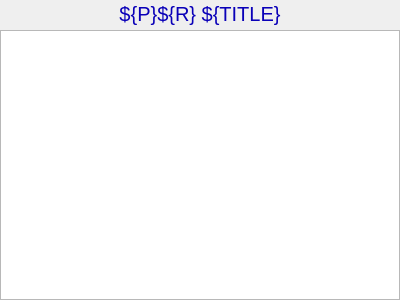
<?xml version="1.0" ?>
<ui version="4.0">
  <class>Dialog</class>
  <widget class="PyDMFrame" name="screen">
    <property name="geometry">
      <rect>
        <x>1095</x>
        <y>344</y>
        <width>400</width>
        <height>300</height>
      </rect>
    </property>
    <property name="minimumSize">
      <size>
        <width>400</width>
        <height>300</height>
      </size>
    </property>
    <property name="styleSheet">
      <string notr="true">PyDMFrame#screen {
  color: rgb(0, 0, 0);
  background-color: rgb(187, 187, 187);
  }</string>
    </property>
    <property name="windowTitle">
      <string>NDPlot</string>
    </property>
    <layout class="QGridLayout" name="gridLayout" columnstretch="400" rowstretch="1,25,4,270">
      <property name="leftMargin">
        <number>0</number>
      </property>
      <property name="topMargin">
        <number>0</number>
      </property>
      <property name="rightMargin">
        <number>0</number>
      </property>
      <property name="bottomMargin">
        <number>0</number>
      </property>
      <property name="horizontalSpacing">
        <number>0</number>
      </property>
      <property name="verticalSpacing">
        <number>0</number>
      </property>
      <item row="3" column="0">
        <widget class="PyDMWaveformPlot" name="cartesian_plot">
          <property name="geometry">
            <rect>
              <x>0</x>
              <y>30</y>
              <width>400</width>
              <height>270</height>
            </rect>
          </property>
          <property name="sizePolicy">
            <sizepolicy hsizetype="Ignored" vsizetype="Ignored">
              <horstretch>0</horstretch>
              <verstretch>0</verstretch>
            </sizepolicy>
          </property>
          <property name="toolTip">
            <string>cartesian_plot</string>
          </property>
          <property name="title" stdset="0">
            <string>$(TITLE)</string>
          </property>
          <property name="xLabels">
            <stringlist>
              <string>${XLABEL}</string>
            </stringlist>
          </property>
          <property name="yLabels">
            <stringlist>
              <string>${YLABEL}</string>
            </stringlist>
          </property>
          <property name="curves" stdset="0">
            <stringlist>
              <string>{&quot;name&quot;: &quot;curve 1&quot;, &quot;y_channel&quot;: &quot;ca://${P}${R}${DATA}&quot;, &quot;color&quot;: &quot;#000000&quot;, &quot;lineStyle&quot;: 1, &quot;lineWidth&quot;: 1, &quot;symbolSize&quot;: 10, &quot;redraw_mode&quot;: 2, &quot;block_size&quot;: 1200, &quot;x_channel&quot;: null}</string>
            </stringlist>
          </property>
          <property name="autoRangeX" stdset="0">
            <bool>true</bool>
          </property>
          <property name="autoRangeY" stdset="0">
            <bool>true</bool>
          </property>
          <property name="axisColor" stdset="0">
            <color>
              <red>0</red>
              <green>0</green>
              <blue>0</blue>
            </color>
          </property>
          <property name="backgroundColor" stdset="0">
            <color>
              <red>115</red>
              <green>223</green>
              <blue>255</blue>
            </color>
          </property>
        </widget>
      </item>
      <item row="0" column="0" rowspan="2">
        <widget class="PyDMDrawingRectangle" name="rectangle">
          <property name="geometry">
            <rect>
              <x>0</x>
              <y>0</y>
              <width>400</width>
              <height>26</height>
            </rect>
          </property>
          <property name="sizePolicy">
            <sizepolicy hsizetype="Ignored" vsizetype="Ignored">
              <horstretch>0</horstretch>
              <verstretch>0</verstretch>
            </sizepolicy>
          </property>
          <property name="brush" stdset="0">
            <brush brushstyle="SolidPattern">
              <color alpha="255">
                <red>218</red>
                <green>218</green>
                <blue>218</blue>
              </color>
            </brush>
          </property>
          <property name="penStyle" stdset="0">
            <enum>Qt::SolidLine</enum>
          </property>
          <property name="penColor" stdset="0">
            <color>
              <red>218</red>
              <green>218</green>
              <blue>218</blue>
            </color>
          </property>
          <property name="penWidth" stdset="0">
            <double>0</double>
          </property>
          <property name="penCapStyle" stdset="0">
            <enum>Qt::FlatCap</enum>
          </property>
          <property name="toolTip">
            <string>rectangle</string>
          </property>
        </widget>
      </item>
      <item row="1" column="0">
        <widget class="QLabel" name="text">
          <property name="geometry">
            <rect>
              <x>0</x>
              <y>1</y>
              <width>400</width>
              <height>25</height>
            </rect>
          </property>
          <property name="sizePolicy">
            <sizepolicy hsizetype="Ignored" vsizetype="Ignored">
              <horstretch>0</horstretch>
              <verstretch>0</verstretch>
            </sizepolicy>
          </property>
          <property name="text">
            <string>${P}${R} ${TITLE}</string>
          </property>
          <property name="font">
            <font>
              <pointsize>15</pointsize>
            </font>
          </property>
          <property name="brush" stdset="0">
            <brush brushstyle="SolidPattern">
              <color alpha="255">
                <red>10</red>
                <green>0</green>
                <blue>184</blue>
              </color>
            </brush>
          </property>
          <property name="toolTip">
            <string>text</string>
          </property>
          <property name="alignment">
            <set>Qt::AlignCenter</set>
          </property>
          <property name="styleSheet">
            <string notr="true">QLabel#text {
  color: rgb(10, 0, 184);
  }</string>
          </property>
        </widget>
      </item>
    </layout>
    <zorder>cartesian_plot</zorder>
    <zorder>rectangle</zorder>
    <zorder>text</zorder>
  </widget>
  <customwidgets>
    <customwidget>
      <class>PyDMWaveformPlot</class>
      <extends>QGraphicsView</extends>
      <header>pydm.widgets.waveformplot</header>
    </customwidget>
    <customwidget>
      <class>PyDMDrawingRectangle</class>
      <extends>QWidget</extends>
      <header>pydm.widgets.drawing</header>
    </customwidget>
    <customwidget>
      <class>PyDMLabel</class>
      <extends>QLabel</extends>
      <header>pydm.widgets.label</header>
    </customwidget>
    <customwidget>
      <class>PyDMFrame</class>
      <extends>QFrame</extends>
      <header>pydm.widgets.frame</header>
    </customwidget>
  </customwidgets>
</ui>
